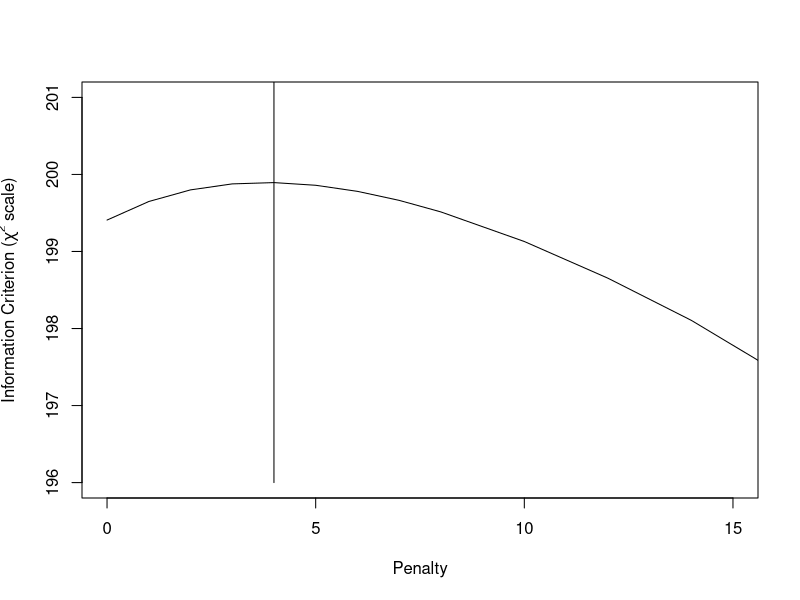

Recreate this plot in R. (Note: this script raises an error after producing the figure.)
## ---- chunk 1
knitr::opts_knit$set(
  echo = TRUE,
  root.dir = here::here()
)

knitr::opts_chunk$set(
  fig.path = "fig/"
)

mycolors <- c(
  "black" = 1,
  "Red" = "#ED0000",
  "CongressBlue" = "#00468B",
  "Apple" = "#42B540",
  "BondiBlue" = "#0099B4",
  "TrendyPink" = "#925E9F",
  "Carmine" = "#AD002A",
  "CodGray" = "#1B1919",
  "MonaLisa" = "#FDAF91",
  "Edward" = "#ADB6B6"
)

library(rms)
library(knitr)
library(kableExtra)
library(dplyr)
library(rpart)
options(digits=3)

# Import gusto, gustoB, and sample4 data sets
#setwd("../../../") # changed during 2020
n544 <- read.csv(here::here("data/n544.csv"))[,-1] # data set with 544 patients with testicular cancer
names(n544)[c(1,2,3,4,7,8,9)] <- Cs(Teratoma,Pre.AFP,Pre.HCG, Pre.lnLDH, Necrosis, Tumor, Reduction)
names(n544)[c(10,11)] <- Cs(LDHst,Post.size)
## ---- chunk 2
# Fit a full 6 predictor model in n544
options(prType='html')
html(describe(n544), scroll=TRUE)
# Start the fitting of 3 models
set.seed(1)
full <- lrm(Necrosis ~ Teratoma+Pre.AFP+Pre.HCG+log(LDHst)+sqrt(Post.size)+Reduction,
			data=n544,x=T,y=T,linear.predictors=T)
print(full)
## ---- chunk 3
## Validate model with bootstrapping
set.seed(1)
val.full  <- validate(full, B=100)
val.full[1,c(1:3,5) ] <- val.full[1,c(1:3,5) ]/2 + 0.5 # transform Dxy to C
val.full[1,4 ] <- val.full[1,4]/2  # optimism in c
rownames(val.full)[1] <- "C"
kable(as.data.frame(val.full[1:4,]), digits=3)  %>% kable_styling(full_width=F, position = "left")
## ---- chunk 4
# Apply linear shrinkage
full.shrunk <- full
full.shrunk$coef <- val.full[4,5] * full.shrunk$coef  # use result from bootstrapping
# val.full[4,5] is shrinkage factor; heuristic estimate (LR - df) / LR = (211-6)/211=0.97

# Estimate new intercept, with shrunk lp as offset variable, i.e. coef fixed at unity
full.shrunk$coef[1] <- lrm.fit(y=full$y, offset= full$x %*% full.shrunk$coef[2:7])$coef[1]

# Make a penalized model with pentrace function
p	<- pentrace(full, c(0,1,2,3,4,5,6,7,8,10,12,14,20))
plot(p, which='aic.c', xlim=c(0,15), ylim=c(196,201))
lines(x=c(4,4), y=c(196, 1000))
## ---- chunk 5
full.pen	<- update(full, penalty=p$penalty) 

## compare coefs of 3 model variants
fit.coefs <- cbind(full=full$coefficients, shrunk=full.shrunk$coef, penalized=full.pen$coefficients)
kable(as.data.frame(fit.coefs, digits=3))  %>% kable_styling(full_width=F, position = "left")
## ---- chunk 6
par(mfrow=c(1,1), mar=c(1,1,4,.5))
# Need some stats for the data to plot nomogram
dd  <- datadist(n544)
options(datadist="dd")
nom <- nomogram(full.pen,  fun=c(function(x)(1-plogis(x)), plogis), lp=T,lp.at=c(-2,-1,0,1,2,3),
  LDHst=c(.5,1,1.5,2,3), Post.size=c(50,20,10,5,2), Reduction=c(0,35,70,100), 
         fun.at=c(seq(.1,.9,by=.1),0.95), 
         funlabel=c("p(residual tumor)", "p(necrosis)"),  vnames="lab", maxscale=10)
plot(nom)
title("Testicular cancer prediction model: risk of residual tumor")
## ---- chunk 7
scores <- matrix(nrow=10, ncol=length(full.pen$coefficients), 
                 dimnames = list(NULL, c("Multiplier", names(full.pen$coefficients[-1]))))
for (i in 1:10) {
  scores[i,] <- c(10/i, round(full.pen$coefficients[-1] * 10 / i)) }
# consider a range of multipliers
kable(as.data.frame(scores, digits=3))  %>% kable_styling(full_width=F, position = "left")

# rounded scores
kable(as.data.frame(rbind(mult10=round(10*full.pen$coef[-1]),
                          mult1.25 =round(10/8*full.pen$coef[-1]))), digits=3)  %>% kable_styling(full_width=F, position = "left")
## ---- chunk 8
par(mfrow=c(1,1), mar=c(4,4,2,2))
# Use score of 10/8 for LDH, plot score by LDHst
LDHplot <- as.data.frame(cbind(n544$LDHst, round(10/8*full.pen$coef[5]*n544$Pre.lnLDH,1)))
plot(x=LDHplot[,1], y=LDHplot[,2], xlab="LDHst (LDH / upper limit of normal LDH)", ylab="Rounded score", 
    axes=F, xlim=c(.5,6.9), ylim=c(-.6,2.2), cex.lab=1.2, main = "LDH")
scat1d(x=n544$LDHst, side=1, col="red", lwd=2)
axis(side=1, at=c(.5,1,1.5,2,2.5,3,4,5,6,7))
axis(side=2, at=c(-.5, 0,.5,1,1.5,2))
# horizontal reference lines
abline(a=0, b=0, lwd=2)
abline(a=1, b=0)
abline(a=2, b=0)
# vertical reference lines
lines(x=c(1,1), y=c(-.5, .5), lwd=2)
lines(x=c(2.5,2.5), y=c(-.5, 1.5))
lines(x=c(2.5^2,2.5^2), y=c(-.5, 2.5))
## ---- chunk 9
# calculate score by sequence 2 to 100mm; 
# 2 is minimum for analysis; set 10 to zero in sequence (sqrt(seq(2,50,by=1))-sqrt(10))

# We use 10mm as a reference, set to zero
Sizeplot <- as.data.frame(cbind(n544$Post.size, 
            round(10/8*full.pen$coef[6]*(sqrt(n544$Post.size) - sqrt(10)),1)), main = "Postchemotherapy size")
plot(x=Sizeplot[,1], y=Sizeplot[,2], xlab="Postchemo size (mm)", ylab="Rounded score", 
    axes=F, xlim=c(0,100), ylim=c(-2.1,1), cex.lab=1.2, main = "Postsize")
scat1d(x=n544$Post.size, side=1, col="red", lwd=2)
axis(side=1, at=c(2,5,10,20,30,40,50,70, 100))
axis(side=2, at=c(-2,-1,-.5,0,0.5))

# horizontal reference lines
abline(a=0, b=0, lwd=2)
abline(a=.5, b=0)
abline(a=-.5, b=0)
abline(a=-1, b=0)
abline(a=-2, b=0)

# vertical reference lines
lines(x=c(2,2), y=c(-2.1, .75))
lines(x=c(10,10), y=c(-2.1, 0.25), lwd=2)
lines(x=c(20,20), y=c(-2.1, -.1))
lines(x=c(40,40), y=c(-2.1, -0.6))
lines(x=c(100,100), y=c(-2.1, -1.5))
## ---- chunk 10
Redplot <- as.data.frame(cbind(n544$Reduction, 
            round(10/8*full.pen$coef[7]*n544$Reduction,1)))
plot(x=Redplot[,1], y=Redplot[,2], xlab="Reduction in size (%)", ylab="Rounded score", 
    axes=F, xlim=c(0,100), ylim=c(-.1,2.1), cex.lab=1.2, col="red", main = "Reduction in size")
scat1d(x=n544$Reduction, side=1,col="red", lwd=2)
axis(side=1, at=c(0,25,50,75,100))
axis(side=2, at=c(0,1,2))

# horizontal reference lines
abline(a=0, b=0, lwd=2)
abline(a=1, b=0)
abline(a=2, b=0)

# vertical reference lines
lines(x=c(0,0), y=c(-.1, 0.1), lwd=2)
lines(x=c(50,50), y=c(-.1, 1.25))
lines(x=c(100,100), y=c(-.1, 2.5))
## ---- chunk 11
# A score of 1 corresponds to 2.5 times larger LDH
# rescale such that exp(l) does get more than 1 point; 1 point at 2.5 times normal LDH
n544$LDHr  <- round(n544$Pre.lnLDH*exp(1)/2.5,1)

# postsize: coef -.3 per sqrt(mm). Hence -1 with 3.3*sqrt(mm)
# So, approximate scores for clinically meaningful sizes:
# 2 mm score +.5; 10mm, 0; 20mm, -.5; 40mm -1; 100 -2

# change the intercept by defining score = 0 for 10 mm, which is clinically of most interest
n544$SQPOSTr  <- round((n544$sqpost - sqrt(10)) / (sqrt(10) - sqrt(40)),1)

# Rescale reduction such that effect 1 point
# 50% reduction 1 point; i.e. 0% = 0; 50%=1; 100%=2
n544$REDUC5  <- round(n544$reduc10 / 5,1)
## ---- chunk 12
score.fit <- lrm(Necrosis ~ Teratoma+Pre.AFP+Pre.HCG+LDHr+SQPOSTr+REDUC5,data=n544, x=T,y=T)

# scores <- as.data.frame(round(10/8*full.pen$coef[-1]))
kable(as.data.frame(10/8*score.fit$coef[-1]), digits=3) %>% kable_styling(full_width=F, position = "left")
#
# Continuous scores
LDHvalues <- c(0.6, 1, 1.6, 2.5, 4, 6)
kable(as.data.frame(rbind(LDH=LDHvalues, LDHscores=log(LDHvalues)*exp(1)/2.5)), digits = 2, col.names =NULL) %>% kable_styling(full_width=F, position = "left")

Postvalues <- c(2,10,20,40,70)
kable(as.data.frame(rbind(Postsize=Postvalues, 
                          Postscores=(sqrt(Postvalues) - sqrt(10)) / (sqrt(10) - sqrt(40)))), 
                    digits = 2, col.names =NULL) %>% kable_styling(full_width=F, position = "left")

Redvalues <- c(0,5,10)
kable(as.data.frame(rbind(Reduction=Redvalues, 
                          Redscores=Redvalues / 5)), 
                    digits = 2, col.names =NULL) %>% kable_styling(full_width=F, position = "left")
## ---- chunk 13
##'# Function to relate scores to predictions in graph ###
make.score.matrix <-function(fit, scores, shrinkage=1, limits.scores=NULL) {   
  # lpscore for score chart + graph
  fit         <- update(fit, x=T,y=T, se.fit=T)   # SE of predictions from original model
  rounded.lp	<- fit$x %*% scores                 # Linear predictor
  multiplier  <- lrm.fit(y=fit$y, x=rounded.lp)$coef[2]    ## For score formula
  shrunk.beta	<- shrinkage * multiplier           # Shrinkage built in
  ## Estimate intercept for scores, using the scores as offset with shrinkage
  fit.lp      <- lrm.fit(y=score.fit$y, offset=shrunk.beta*rounded.lp) 
  ## lp formula; this version is not fully rounded yet
  lp2	        <- fit.lp$coef[1] + shrunk.beta*rounded.lp
  cat("\nlinear predictor:", fit.lp$coef[1], "+", shrunk.beta, "* rounded.lp\n",
        " original range of scores", min(rounded.lp), max(rounded.lp), "\n")
  if (!is.null(limits.scores))  {
    rounded.lp[rounded.lp < min(limits.scores)] <- min(limits.scores)
    rounded.lp[rounded.lp > max(limits.scores)] <- max(limits.scores) }
  cat("restricted range of scores", min(rounded.lp), max(rounded.lp), "\n") 
  
  ## Data for graph
  graph.lp		<- cbind(rounded.lp, fit$se.fit)		# lp and se.fit in matrix
  lp.events		<- tapply(fit$y,list(round(graph.lp[,1],0)),sum)	# events per lp score
  lp.nonevents <- tapply(1-fit$y,list(round(graph.lp[,1],0)),sum)	# non-events per lp score
  se.lp			  <- tapply(graph.lp[,2],list(round(graph.lp[,1],0)),mean)	# mean se per lp score
  lp.lp			  <- tapply(graph.lp[,1],list(round(graph.lp[,1],0)),mean)	# mean lp per lp score
  score		  	<- lp.lp						# range of score, rounded to 0 decimals
  lp3			  	<- fit.lp$coef[1] + shrunk.beta*round(score,0) # lp on logistic scale, rounded

  ## data frame with predicted prob + 95% CI
  p.lp		    <- as.data.frame(cbind(score=round(score,0),
                    p=plogis(lp3),plow=plogis(lp3-1.96*se.lp),phigh=plogis(lp3+1.96*se.lp),
                    lp.events,lp.nonevents))
  p.lp$total <- p.lp$lp.events + p.lp$lp.nonevents
  p.lp
}

## Make Fig 18.2 ##

## Continuous predictors in score
score.fit <- lrm(Necrosis ~ Teratoma+Pre.AFP+Pre.HCG+LDHr+SQPOSTr+REDUC5,data=n544, x=T,y=T)
scores	<- rep(1,6)  # All scores a weight of 1

lp.n544 <- make.score.matrix(fit=score.fit, scores=scores, shrinkage=0.95, limits.scores=c(-2,5))
kable(as.data.frame(lp.n544), 
                    digits = 2) %>% kable_styling(full_width=F, position = "left")


par(mfrow=c(1,1),mar=c(4.5,4.5,3,1))
plot(x=lp.n544[,1], y=100*lp.n544[,2], lty = 1, las=1, type = "b", cex.lab=1.2,
        ylab = "Predicted probability of necrosis (%)", ylim=c(-10,100), 
        xlab="Sum score", cex=sqrt(lp.n544$total)/5, xaxt="n", pch=16, col="red")
axis(side=1,at=lp.n544[,1], cex=1)

# add 95% CI
for (i in 1:nrow(lp.n544)) lines(x=c(lp.n544[i,1], lp.n544[i,1]), y=c(100*lp.n544[i,3], 100*lp.n544[i,4]), type="l", col="red")
# add N= ...
mtext("N=", side = 2, outer = FALSE, line=1.5, at = -10, adj = 0, las=1, cex=1, col="red")
text(x=lp.n544[,1],y=-10,labels=lp.n544$total, cex=1, col="red")

## ---- chunk 14
# LDH
n544$PRELDH <- ifelse(n544$Pre.lnLDH<log(1),0,1)
# PostSize simple coding: 0,1,2
n544$POST2 <- ifelse(n544$sqpost<sqrt(20),2,
                ifelse(n544$sqpost<sqrt(50),1,0))
# Reduction in categories: increase=-1, 0-49%=0, >=50%=1
n544$REDUCr  <- ifelse(n544$Reduction<0,-1, ifelse(n544$Reduction>=50,1,0))
## Everything coded in categories
score.fit2 <- lrm(Necrosis ~ Teratoma+Pre.AFP+Pre.HCG+PRELDH+POST2+REDUCr,data=n544, x=T,y=T)
kable(as.data.frame(x=10/8*score.fit2$coef[-1]), digits=2) %>% kable_styling(full_width=F, position = "left")
## ---- chunk 15
score5  <- n544$Teratoma+n544$Pre.AFP+n544$Pre.HCG+n544$PRELDH+n544$REDUCr
score5  <- ifelse(n544$REDUCr<0,0,score5)
n544$score5 <- score5

# Simple coding: 5 categories for postsize (no difference 20-30 and 30-50 mm)
POST5 <- ifelse(n544$sqpost<=sqrt(10),0,
                ifelse(n544$sqpost<=sqrt(20),1,
                       ifelse(n544$sqpost<=sqrt(30),2,
                              ifelse(n544$sqpost<=sqrt(50),3,4))))
n544$POST5 <- as.factor(POST5)  # add the post size categories as a factor
full.simple2  <- lrm(Necrosis~POST5+score5, data=n544, x=T,y=T,se.fit=T)
pred.simple2  <- aggregate(plogis(predict(full.simple2)), by=list(POST5, score5), FUN=mean)

pred.simple2  <- as.data.frame(with(pred.simple2,tapply(x,list(Group.1,Group.2),mean)))

kable(as.data.frame(pred.simple2), digits = 2)  %>% kable_styling(full_width=F, position = "left")

n544$POST5 <- as.numeric(n544$POST5)

# Make simple risk scores per category
n544$simple.cat  <- ifelse(n544$POST5==3 & score5==4,70,
                    ifelse(n544$POST5==3 & score5==5,80,
                      ifelse(n544$POST5==2 & score5==3,60,
                      ifelse(n544$POST5==2 & score5==4,80,                    
                      ifelse(n544$POST5==2 & score5==5,90,                    
                        ifelse(n544$POST5<2 & score5==2,60,
                        ifelse(n544$POST5<2 & score5==3,70,
                        ifelse(n544$POST5<2 & score5==4,80,
                        ifelse(n544$POST5<2 & score5==5,90, 50)))))))))

simple.tab <- as.data.frame(with(n544,tapply(simple.cat,list(POST5=POST5,score=score5),mean)))
simple.tab[is.na(simple.tab)] <- 50
colnames(simple.tab) <- Cs(score.0, score.1, score.2, score.3, score.4, score.5)
rownames(simple.tab) <- Cs(size10, size20, size30, size50, size.gt.50)

simple.tab %>% 
mutate(score.0 = cell_spec(score.0, "html", color = ifelse(score.0 > 50, "orange", "red")),
       score.1 = cell_spec(score.1, "html", color = ifelse(score.1 > 50, "orange", "red")),
       score.2 = cell_spec(score.2, "html", color = ifelse(score.2 > 50, "orange", "red")),
       score.3 = cell_spec(score.3, "html", color = ifelse(score.3 == 70, "green",
                                                           ifelse(score.3 == 60, "orange","red"))),
       score.4 = cell_spec(score.4, "html", color = ifelse(score.4 == 80, "white",
                                                           ifelse(score.4 == 70, "green",
                                                           ifelse(score.4 == 60, "orange","red"))),
                           background=ifelse(score.4 == 80, "green","white" )),
       score.5 = cell_spec(score.5, "html", color = ifelse(score.5 >= 80, "white",
                                                           ifelse(score.5 == 70, "green",
                                                           ifelse(score.5 == 60, "orange","red"))),
                           background=ifelse(score.5 == 90, "darkgreen",
                                             ifelse(score.5 == 80, "green","white" )))
) %>%
kable(format = "html", escape = F, row.names = T) %>% kable_styling(full_width=F, position = "left")

# kable(simple.tab, digits = 2) %>% kable_styling(full_width=F, position = "left") 
## ---- chunk 16
## Radiology paper: could graph pre - post with lines for score 1 - 4
score4  <- n544$Teratoma+n544$Pre.AFP+n544$Pre.HCG+n544$Pre.lnLDH
full.simple3 <- lrm(Necrosis ~ score4 + sqpost + reduc10, data=n544, x=T, y=T)

kable(as.data.frame(full.simple3$coef), digits = 2) %>% kable_styling(full_width=F, position = "left") 

# Make a presize variable, based on reduction and postsize
# reduc = (pre-post) / pre; reduc = 1 - post/pre; reduc-1 = -post/pre; pre = -post/(reduc-1)
n544$presize <- - n544$sqpost^2 / ifelse((n544$reduc10/10 - 1) != 0,(n544$reduc10/10 - 1),-.04)  
# Now calculate iso probability lines: e.g. prob -70%, 
# Calculate PRESIZE from SQPOST, for given probabilities
# presize = f(sqpost, plogis(full))
# pre = -post/(reduc10-10) # for reduc10<10
# range sqpost from 2 to 50; score 4 0 - 4

## Fig 18.3 ##
# matrix with sqpost and scores
x <- as.matrix(cbind(rep(sqrt(1:50),5),c(rep(0,50),rep(1,50),rep(2,50),rep(3,50),rep(4,50))))
# linear predictor from simple model 'full.simple3'
lp.simple3  <- x %*% full.simple3$coef[3:2] + full.simple3$coef[1]
# now calculate reduc10 with condition p=70% etc
# Solve equation qlogis(.7) = lp.simple3 + full.simple3$coef[4] * n544$REDUC10
reduc10.70 <- (qlogis(.7) - lp.simple3) /full.simple3$coef[4]
# Calculate presizes: pre = -post/(reduc10/10-1)
presize.70  <- - rep(1:50,5) / (reduc10.70/10-1)
# in 1 formula for efficiency
presize.90  <- - rep(1:50,5) / (((qlogis(.9) - lp.simple3) /(full.simple3$coef[4])/10) -1)
presize.80  <- - rep(1:50,5) / (((qlogis(.8) - lp.simple3) /(full.simple3$coef[4])/10) -1)
presize.60  <- - rep(1:50,5) / (((qlogis(.6) - lp.simple3) /(full.simple3$coef[4])/10) -1)
presize.50  <- - rep(1:50,5) / (((qlogis(.5) - lp.simple3) /(full.simple3$coef[4])/10) -1)

# make Postsize from sqpost
x[,1] <- x[,1]^2
# combine results
x <- as.matrix(cbind(x,lp.simple3,
        reduc10.70, presize.70, presize.90,presize.80,presize.60,presize.50 ))
colnames(x) <- Cs(postsize, score4,lp,reduc1070,
          presize70,presize90,presize80,presize60,presize50)
x <- as.data.frame(x)
x[x<0]  <- NA

# Make some plots; isoprobability lines for different scores, x-axis=postsize
par(mfrow=c(2,2), mar=c(4,4,3,.5))
for (i in 1:4) {
  xp = x[x$score4==i & !is.na(x$presize50) & x$presize50<100 & x$postsize<50, ]
  xp = xp[sort(xp$presize50),]
  plot(y=xp$postsize,x=xp$presize50, main=paste("Score=",i,sep=""),
  ylab='Postchemo size (mm)', xlab="Prechemo size (mm)", 
  xlim=c(0,100), ylim=c(0,50),type="l", pch="5", axes=F,las=1, col=mycolors[5], lwd=2)
axis(side=2,at=c(0,10,20,30,50))
axis(side=1,at=c(0,20,50,100))
if (i==1) legend("topleft", lty=c(1,2,1,2,1), col=mycolors[c(5,4,2,3,6)], lwd=2,bty="n",
                 legend=c("50%", "60", "70%", "80%", "90%"))

xp = x[x$score4==i & !is.na(x$presize60), ]
xp = xp[sort(xp$presize60),]
lines(y=xp$postsize,x=xp$presize60, pch="6",lty=2, col=mycolors[4], lwd=2)
xp = x[x$score4==i & !is.na(x$presize70), ]
xp = xp[sort(xp$presize70),]
lines(y=xp$postsize,x=xp$presize70, pch="7",lty=1, col=mycolors[2], lwd=2)

xp = x[x$score4==i & !is.na(x$presize80), ]
xp = xp[sort(xp$presize80),]
lines(y=xp$postsize,x=xp$presize80, pch="8", lty=2, col=mycolors[3], lwd=2)

xp = x[x$score4==i & !is.na(x$presize90), ]
xp = xp[sort(xp$presize90),]
lines(y=xp$postsize,x=xp$presize90, pch="9", lty=1, col=mycolors[6], lwd=2)
} # end loop over score 1 - 4
## ---- chunk 17
## Start with dichotomizing predictions from full as <70% vs >=70%
n544$predhigh <- ifelse(plogis(full$linear.predictor)<.7,0,1)

# Try to make tree model for this outcome
par(mfrow=c(1,1), mar=c(2,2,2,1))
tree.orig <- rpart(Necrosis ~ Teratoma+Pre.AFP+Pre.HCG+LDHst+Post.size+Reduction,
			data=n544)
plot(tree.orig)
text(tree.orig, use.n=F)
title("Meta-model for original predictions")

tree.meta <- rpart(predhigh ~ Teratoma+Pre.AFP+Pre.HCG+LDHst+Post.size+Reduction,
			data=n544)
plot(tree.meta)
text(tree.meta, use.n=F)
title("Meta-model for probability > 70%")

## Make smooth tree presentation; classification with reduction, teratoma, AFP
score3  <- as.numeric(n544$Reduction>70)+as.numeric(n544$Teratoma==1)+as.numeric(n544$Pre.AFP==1)
n544$tree.cat  <- ifelse(n544$Reduction>50 & score3>=2,1,0)
tree.results <- as.data.frame(table(n544$tree.cat, n544$Necrosis))
colnames(tree.results) <- Cs("Risk group", Necrosis, N)
kable(tree.results, digits = 2) %>% kable_styling(full_width=F, position = "left") 
## ---- chunk 18
# 3 variants of full model fit
cstats <- cbind(
  rcorr.cens(full$linear.predictor, n544$Necrosis)[1],
  rcorr.cens(full.shrunk$linear.predictor, n544$Necrosis)[1],
  rcorr.cens(full.pen$linear.predictor, n544$Necrosis)[1],
  # rounding for score chart
  rcorr.cens(score.fit$linear.predictor, n544$Necrosis)[1],
  # simple table
  rcorr.cens(n544$simple.cat, n544$Necrosis)[1],
  # Radiology paper
  rcorr.cens(full.simple3$linear.predictor, n544$Necrosis)[1],
  # Tree
  rcorr.cens(n544$tree.cat, n544$Necrosis)[1])
colnames(cstats) <- Cs(full, shrunk, penalized, scores, table, radiology, tree)
rownames(cstats) <- "C"
dotchart(cstats, xlab="C statistic", xlim=c(0.6,.9))
kable(as.data.frame(cstats), digits = 4) %>% kable_styling(full_width=F, position = "left") 
